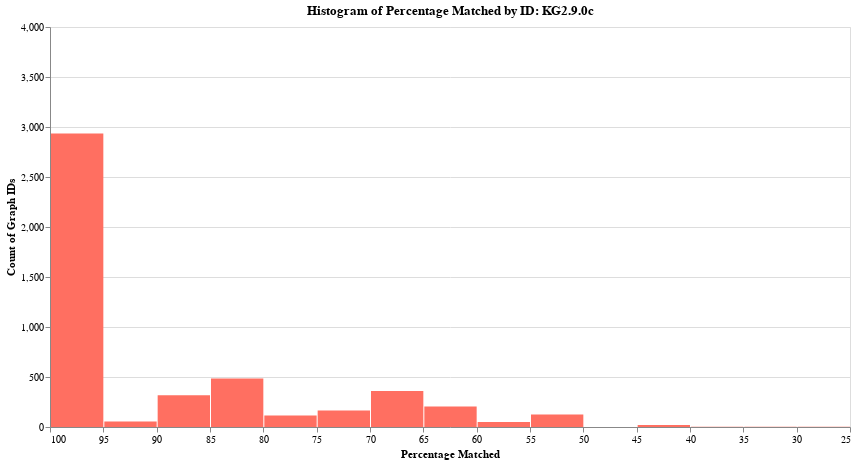

The code cell stored with this chart in its notebook:
### Code cell
# Make histogram

chart = alt.Chart(df_graphs).mark_bar(color='#FF6F61').encode(
    x=alt.X('pct_matched:Q', bin=alt.Bin(maxbins=20), title='Percentage Matched', sort='descending'),
    y=alt.Y('count()', title='Count of Graph IDs',scale=alt.Scale(domain=(0, 4000)))
).properties(
    width=800,
    height=400,
    title='Histogram of Percentage Matched by ID: KG2.9.0c'
)

chart.display()

### Figure 1 — Vega-Lite specification as saved in the notebook (floating-point values rounded to 4 significant figures; data arrays with more than 128 entries replaced by an {"elided": "..."} marker saying what was removed)
{"config": {"view": {"continuousWidth": 300, "continuousHeight": 300}}, "data": {"name": "data-8aa9d22be277cf27eb35ab584ef9f3fb"}, "mark": {"type": "bar", "color": "#FF6F61"}, "encoding": {"x": {"bin": {"maxbins": 20}, "field": "pct_matched", "sort": "descending", "title": "Percentage Matched", "type": "quantitative"}, "y": {"aggregate": "count", "scale": {"domain": [0, 4000]}, "title": "Count of Graph IDs", "type": "quantitative"}}, "height": 400, "title": "Histogram of Percentage Matched by ID: KG2.9.0c", "width": 800, "$schema": "https://vega.github.io/schema/vega-lite/v5.17.0.json", "datasets": {"data-8aa9d22be277cf27eb35ab584ef9f3fb": {"elided": "4846 records"}}}
